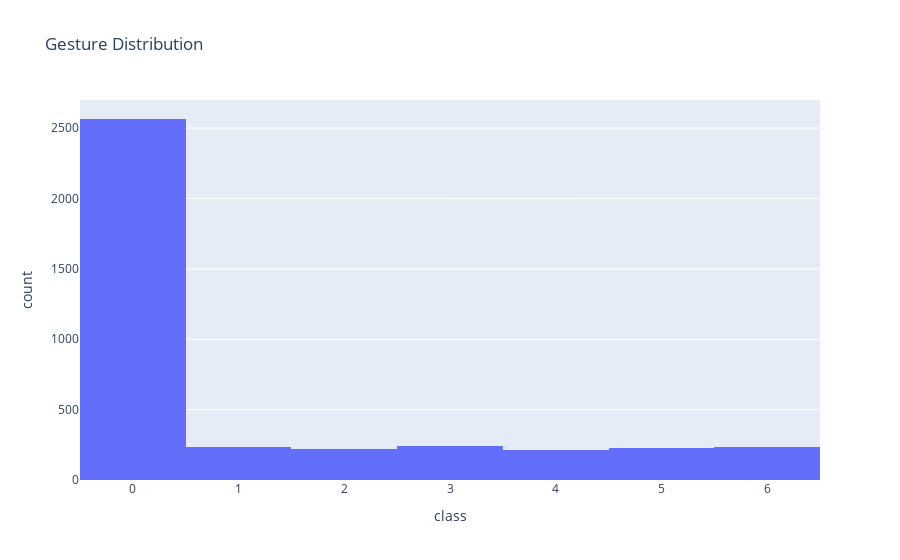

Here is the notebook cell this chart was saved with:
### Markdown cell above
### Data Visualization (PCA, LDA, Scatter Plots, etc)
This section will serve to visualize the extracted features relative to the classification tasks.

### Code cell
# Visualizing class distribution
fig = px.histogram(df_new, x='class', title='Gesture Distribution')
fig.show()

### Figure 1 — Plotly figure (JSON) as saved in the notebook; plotly's stock layout.template omitted (floating-point values rounded to 4 significant figures; data arrays with more than 128 entries replaced by an {"elided": "..."} marker saying what was removed)
{"data": [{"alignmentgroup": "True", "bingroup": "x", "hovertemplate": "class=%{x}<br>count=%{y}<extra></extra>", "legendgroup": "", "marker": {"color": "#636efa", "pattern": {"shape": ""}}, "name": "", "offsetgroup": "", "orientation": "v", "showlegend": false, "type": "histogram", "x": {"elided": "3935 int values"}, "xaxis": "x", "yaxis": "y"}], "layout": {"barmode": "relative", "legend": {"tracegroupgap": 0}, "title": {"text": "Gesture Distribution"}, "xaxis": {"anchor": "y", "domain": [0, 1], "title": {"text": "class"}}, "yaxis": {"anchor": "x", "domain": [0, 1], "title": {"text": "count"}}}}
